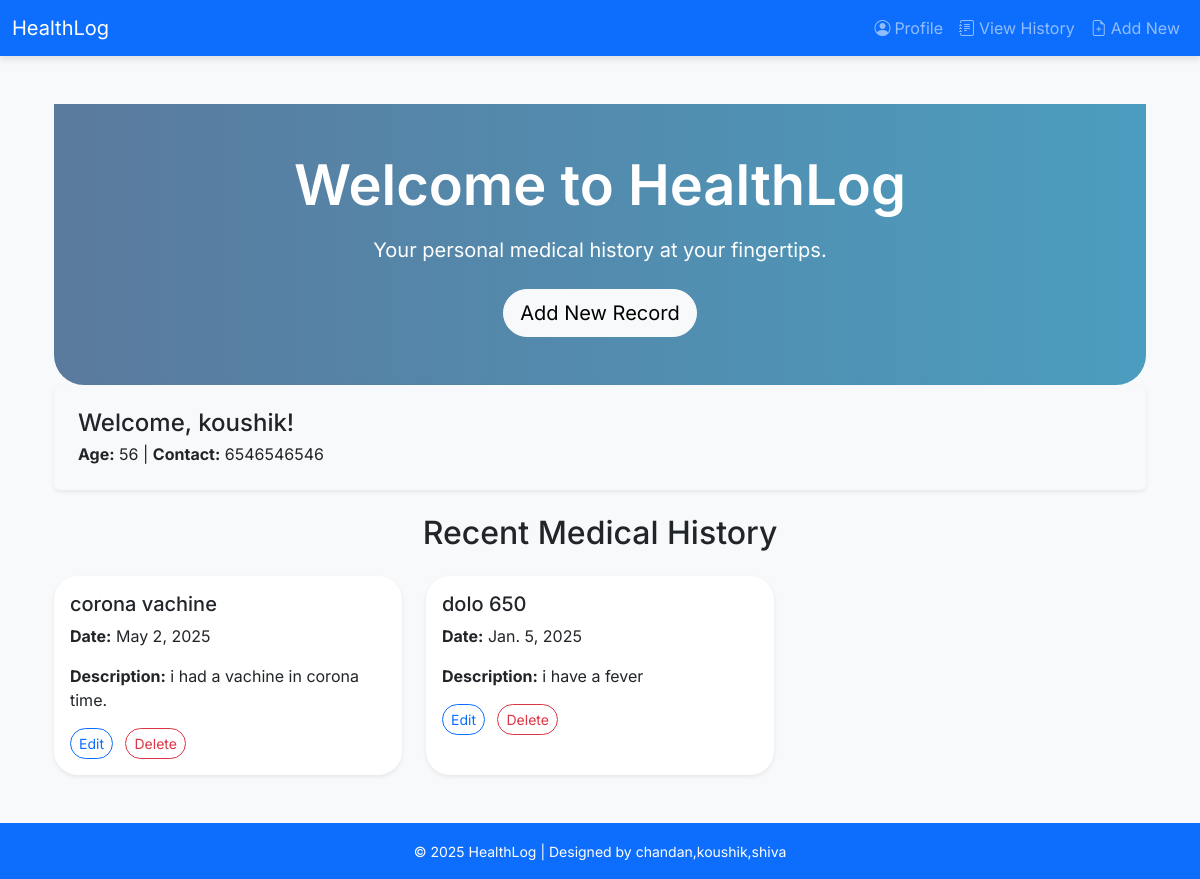
The app's page /, older data.
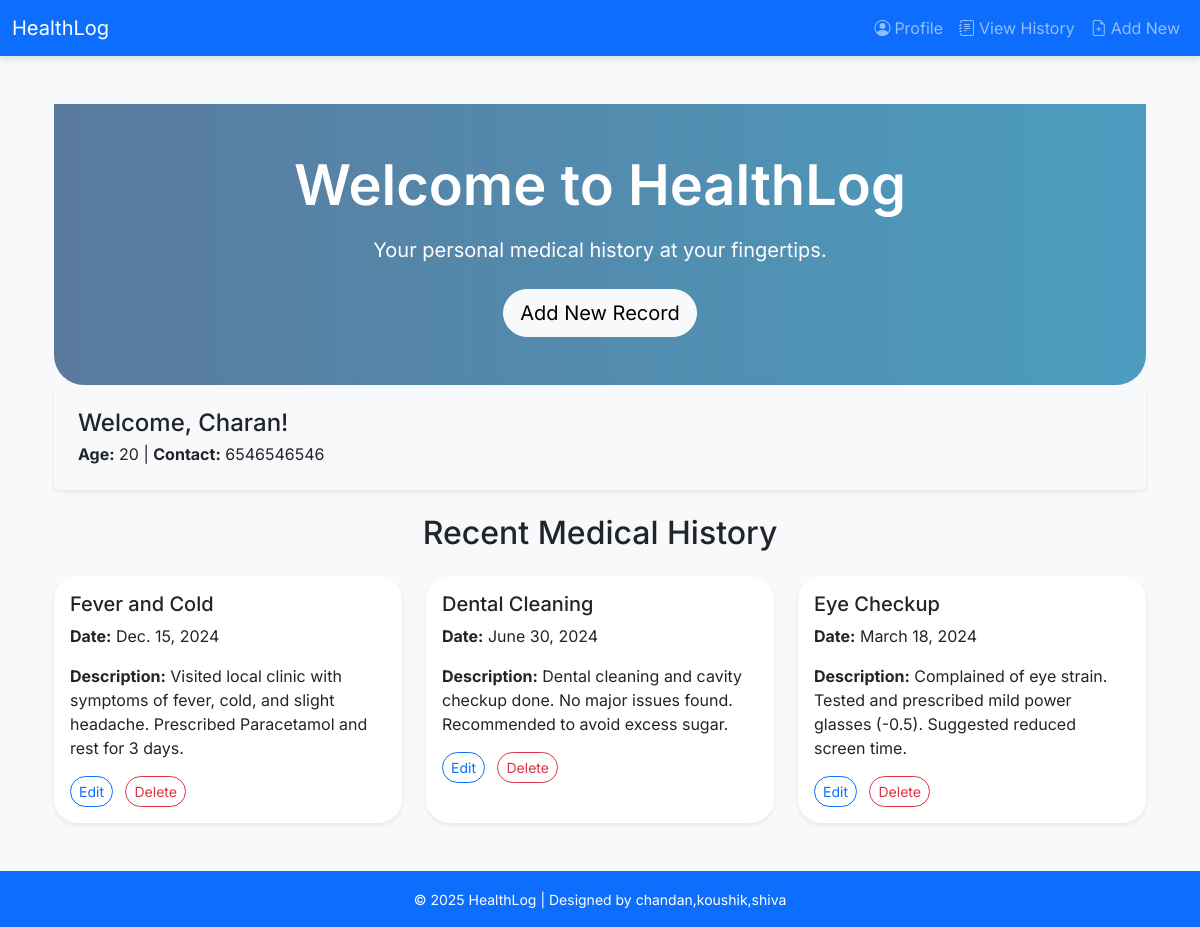
The same page, newer data.
### medical_records/models.py (models this page shows, shortened)
class PersonalDetails(models.Model):
    name = models.CharField(max_length=100)
    age = models.IntegerField()
    gender = models.CharField(max_length=10)
    contact = models.CharField(max_length=15)

class MedicalHistory(models.Model):
    title = models.CharField(max_length=100)
    description = models.TextField()
    date = models.DateField()

### medical_records/views.py (the view)
# urls.py: path('', views.dashboard, name='dashboard'),
def dashboard(request):
    recent_records = MedicalHistory.objects.order_by('-date')[:5]
    profile = PersonalDetails.objects.first()
    return render(request, 'medical_records/dashboard.html', {
        'recent_records': recent_records,
        'profile': profile
    })

### medical_records/templates/medical_records/dashboard.html (shortened to what this page needs)
{% extends 'medical_records/base.html' %}
{% block content %}
<div class="container mt-5">
  <section class="hero bg-lightblue text-white text-center py-5">
    <div class="container">
      <h1 class="display-4 mb-3">Welcome to HealthLog</h1>
      <p class="lead mb-4">Your personal medical history at your fingertips.</p>
      <a href="{% url 'add_record' %}" class="btn btn-light btn-lg">Add New Record</a>
    </div>
  </section>
  {% if profile %}
    <div class="p-4 mb-4 bg-softgray rounded shadow-sm">
      <h4 class="text-darkblue mb-1">Welcome, {{ profile.name }}!</h4>
      <p class="mb-0"><strong>Age:</strong> {{ profile.age }} | <strong>Contact:</strong> {{ profile.contact }}</p>
    </div>
  {% endif %}
  <h2 class="mb-4 text-center text-darkblue">Recent Medical History</h2>
  {% if recent_records %}
    <div class="row row-cols-1 row-cols-md-2 row-cols-lg-3 g-4">
      {% for record in recent_records %}
        <div class="col">
          <div class="card h-100 shadow-sm border-0 hover-shadow">
            <div class="card-body">
              <h5 class="card-title text-dark">{{ record.title }}</h5>
<p class="card-text"><strong>Date:</strong> {{ record.date }}</p>
<p class="card-text"><strong>Description:</strong> {{ record.description }}</p>
<div class="mt-3">
  <a href="{% url 'edit_record' record.id %}" class="btn btn-sm btn-outline-primary me-2">Edit</a>
  <a href="{% url 'delete_record' record.id %}" class="btn btn-sm btn-outline-danger">Delete</a>
</div>
            </div>
          </div>
        </div>
      {% endfor %}
    </div>
  {% else %}
    <p class="text-muted text-center">No medical history records available yet.</p>
  {% endif %}
</div>
{% endblock %}

### medical_records/templates/medical_records/base.html (shortened to what this page needs)
<!DOCTYPE html>
<html lang="en">
<head>
  <link rel="stylesheet" href="https://cdn.jsdelivr.net/npm/bootstrap-icons@1.10.5/font/bootstrap-icons.css">
  <link href="https://cdn.jsdelivr.net/npm/bootstrap@5.3.0/dist/css/bootstrap.min.css" rel="stylesheet">
</head>
<body>
  <nav class="navbar navbar-expand-lg navbar-dark bg-primary">
    <div class="container-fluid">
      <a class="navbar-brand" href="{% url 'dashboard' %}">HealthLog</a>
      <ul class="navbar-nav ms-auto">
        <li class="nav-item"><a class="nav-link" href="{% url 'profile' %}"><i class="bi bi-person-circle me-1"></i>Profile</a></li>
<li class="nav-item"><a class="nav-link" href="{% url 'view_history' %}"><i class="bi bi-journal-text me-1"></i>View History</a></li>
<li class="nav-item"><a class="nav-link" href="{% url 'add_record' %}"><i class="bi bi-file-earmark-plus me-1"></i>Add New</a></li>
      </ul>
    </div>
  </nav>
  <div class="container mt-4">
    {% block content %}{% endblock %}
  </div>
</body>
<footer class="bg-primary text-white text-center p-3 mt-5">
    <small>&copy; 2025 HealthLog | Designed by chandan,koushik,shiva</small>
  </footer>
</html>

### medical_records/templates/medical_records/base.html (style rules this page uses)
.hero { background: linear-gradient(to right, #5A7A9D, #4B9DBF); color: white; padding: 80px 0; border-radius: 0 0 30px 30px; }
.hero h1 { font-weight: 600; font-size: 3.5rem; }
.hero p { font-size: 1.25rem; font-weight: 400; }
body { font-family: 'Inter', sans-serif; background-color: #f8f9fa; }
.card { border-radius: 1rem; box-shadow: 0 4px 12px rgba(0,0,0,0.1); }
.card { border-radius: 1.5rem; transition: transform 0.3s ease-in-out; }
.card-title { font-weight: 500; color: #343a40; }
.btn { border-radius: 25px; transition: background-color 0.3s ease; }
.navbar { position: sticky; top: 0; z-index: 1000; box-shadow: 0 4px 6px rgba(0, 0, 0, 0.1); }

Row changes from the older to the newer data that the page shows:
removed MedicalHistory: title "corona vachine", date "May 2, 2025", description "i had a vachine in corona time."
removed MedicalHistory: title "dolo 650", date "Jan. 5, 2025", description "i have a fever"
changed PersonalDetails: name "koushik" → "Charan"; age "56" → "20"
added MedicalHistory: title "Fever and Cold", date "Dec. 15, 2024", description "Visited local clinic with symptoms of fever, cold, and slight headache. Prescribed Paracetamol and rest for 3 days."
added MedicalHistory: title "Dental Cleaning", date "June 30, 2024", description "Dental cleaning and cavity checkup done. No major issues found. Recommended to avoid excess sugar."
added MedicalHistory: title "Eye Checkup", date "March 18, 2024", description "Complained of eye strain. Tested and prescribed mild power glasses (-0.5). Suggested reduced screen time."
